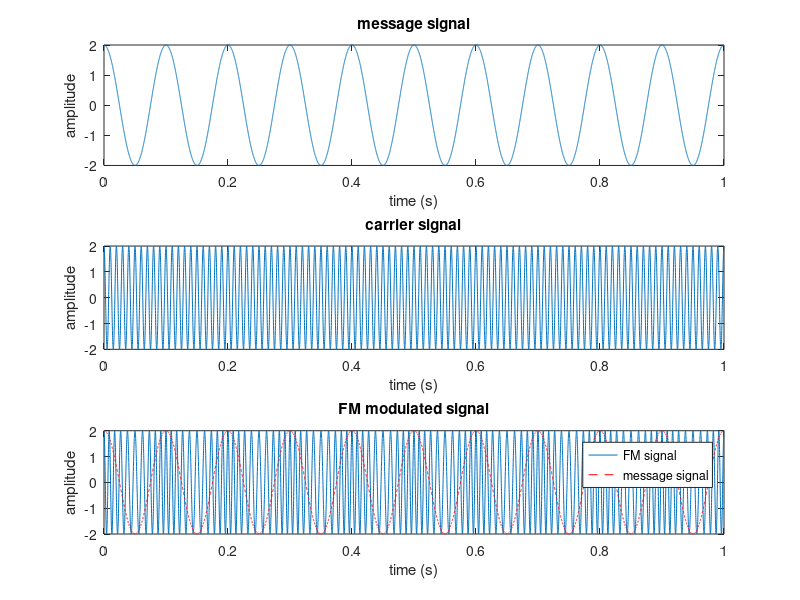
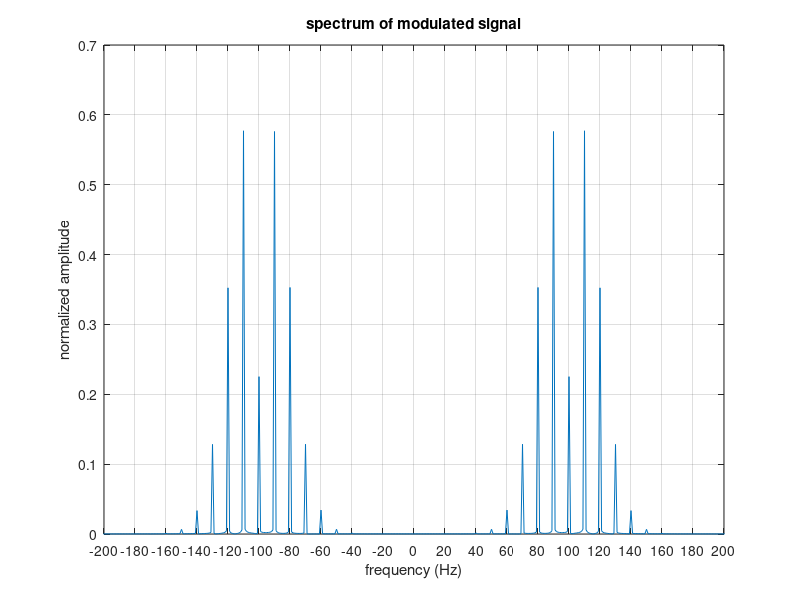

These charts were generated, in order, by the following MATLAB code:
% INTRODUCTION INTO FREQUENCY MODULATION
clear; clc; close all;

%% I. Variable
fs = 10000;     % sampling frequency       
t = 0:1/fs:1;   % time
N = fs;  

% configurable input parameters
vm = 2;         % message signal amplitude
vc = 2;         % carrier signal amplitude
fm = 10;        % message signal frequency
fc = 100;       % carrier signal frequency
kf = 10;        % sensitivity constant 

% visualization settings
msg_mod = 1;    % set to 0: just plot the modulated signal
                % set to 1: plot modulated & message together (overlap)
                
%% II. Message signal generation
% message signal
vmt = vm*cos(2*pi*fm*t);  

% plotting message signal
figure(1);
subplot(3,1,1);
plot(t,vmt);
x0=10; y0=10; width=1000; height=400;
set(gcf,'position',[x0,y0,width,height]);
title('message signal');
xlabel('time (s)');
ylabel('amplitude');

%% III. Carrier signal generation
% carrier signal
vct = vc*cos(2*pi*fc*t);

% plotting carrier signal
subplot(3,1,2);
plot(t,vct);
title('carrier signal');
xlabel('time (s)');
ylabel('amplitude');
            
%% IV. Frequency deviation, modulation index and bandwidth
dfc = kf*vm;        % frequency deviation
beta = dfc/fm;      % modulation index
bw = 2*(dfc+fm);    % bandwidth (carson rule)

% printing resulting parameters
fprintf('frequency deviation :   %d \n', dfc);
fprintf('modulation index    :   %d \n', beta);
fprintf('bandwidth (carson)  :   %d \n\n', bw);

%% V. FM modulated signal
vst = vc*cos(2*pi*fc*t+beta*sin(2*pi*fm*t));

% plotting FM modulated signal
subplot(3,1,3);
plot(t,vst);
if msg_mod == 1
    hold on;
    plot(t,vmt,'--r');
    hold off;
    legend('FM signal','message signal');
end
title('FM modulated signal');
xlabel('time (s)');
ylabel('amplitude');

%% VI. Spectrum of FM signal
z = fftshift(fft(vst))/N;
f = (-N/2:N/2-1)*(fs/N);

% plotting spectrum of FM signal
figure(2)
plot(f,abs(z(1,1:length(z)-1)));
x0=10; y0=10; width=1000; height=400;
set(gcf,'position',[x0,y0,width,height]);
title('spectrum of modulated signal');
xlabel('frequency (Hz)');
ylabel('normalized amplitude');
xlim([-2*fc 2*fc]);
xticks([-2*fc:20:2*fc]);
grid on;